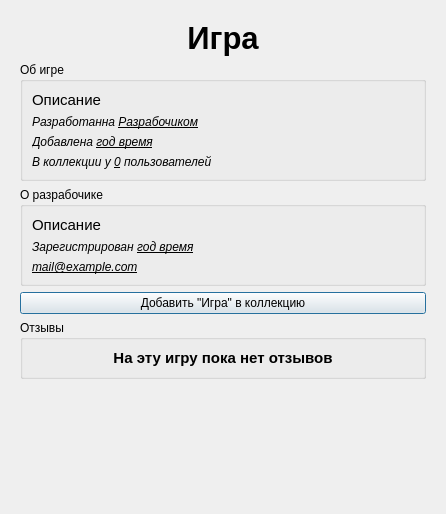
<?xml version="1.0" encoding="UTF-8"?>
<ui version="4.0">
 <class>GameDialog</class>
 <widget class="QDialog" name="GameDialog">
  <property name="geometry">
   <rect>
    <x>0</x>
    <y>0</y>
    <width>446</width>
    <height>514</height>
   </rect>
  </property>
  <property name="windowTitle">
   <string>SuperGames: Просмотр игры</string>
  </property>
  <layout class="QVBoxLayout" name="verticalLayout">
   <item>
    <widget class="QScrollArea" name="scrollArea">
     <property name="frameShape">
      <enum>QFrame::NoFrame</enum>
     </property>
     <property name="frameShadow">
      <enum>QFrame::Plain</enum>
     </property>
     <property name="widgetResizable">
      <bool>true</bool>
     </property>
     <widget class="QWidget" name="scrollAreaWidgetContents">
      <property name="geometry">
       <rect>
        <x>0</x>
        <y>0</y>
        <width>428</width>
        <height>496</height>
       </rect>
      </property>
      <layout class="QVBoxLayout" name="verticalLayout_2">
       <item>
        <widget class="QLabel" name="gameTitle">
         <property name="sizePolicy">
          <sizepolicy hsizetype="Preferred" vsizetype="Fixed">
           <horstretch>0</horstretch>
           <verstretch>0</verstretch>
          </sizepolicy>
         </property>
         <property name="minimumSize">
          <size>
           <width>0</width>
           <height>0</height>
          </size>
         </property>
         <property name="font">
          <font>
           <pointsize>23</pointsize>
           <bold>true</bold>
          </font>
         </property>
         <property name="text">
          <string>Игра</string>
         </property>
         <property name="alignment">
          <set>Qt::AlignCenter</set>
         </property>
         <property name="wordWrap">
          <bool>true</bool>
         </property>
         <property name="margin">
          <number>15</number>
         </property>
        </widget>
       </item>
       <item>
        <widget class="QGroupBox" name="gameGroupBox">
         <property name="title">
          <string>Об игре</string>
         </property>
         <layout class="QVBoxLayout" name="verticalLayout_3">
          <item>
           <widget class="QLabel" name="gameDescription">
            <property name="font">
             <font>
              <pointsize>11</pointsize>
             </font>
            </property>
            <property name="text">
             <string>Описание</string>
            </property>
            <property name="wordWrap">
             <bool>true</bool>
            </property>
           </widget>
          </item>
          <item>
           <widget class="QLabel" name="gameDeveloper">
            <property name="font">
             <font>
              <italic>true</italic>
             </font>
            </property>
            <property name="text">
             <string>&lt;html&gt;&lt;head/&gt;&lt;body&gt;&lt;p&gt;Разработанна &lt;span style=&quot; text-decoration: underline;&quot;&gt;Разрабочиком&lt;/span&gt;&lt;/p&gt;&lt;/body&gt;&lt;/html&gt;</string>
            </property>
            <property name="textFormat">
             <enum>Qt::RichText</enum>
            </property>
           </widget>
          </item>
          <item>
           <widget class="QLabel" name="gameDate">
            <property name="font">
             <font>
              <italic>true</italic>
             </font>
            </property>
            <property name="text">
             <string>Добавлена &lt;u&gt;год время&lt;/u&gt;</string>
            </property>
           </widget>
          </item>
          <item>
           <widget class="QLabel" name="gameCollectionCount">
            <property name="font">
             <font>
              <italic>true</italic>
             </font>
            </property>
            <property name="text">
             <string>В коллекции у &lt;u&gt;0&lt;/u&gt; пользователей</string>
            </property>
           </widget>
          </item>
         </layout>
        </widget>
       </item>
       <item>
        <widget class="QGroupBox" name="developerGroupBox">
         <property name="title">
          <string>О разрабочике</string>
         </property>
         <layout class="QVBoxLayout" name="verticalLayout_4">
          <item>
           <widget class="QLabel" name="developerDescription">
            <property name="font">
             <font>
              <pointsize>11</pointsize>
             </font>
            </property>
            <property name="text">
             <string>Описание</string>
            </property>
            <property name="wordWrap">
             <bool>true</bool>
            </property>
           </widget>
          </item>
          <item>
           <widget class="QLabel" name="developerDate">
            <property name="font">
             <font>
              <italic>true</italic>
             </font>
            </property>
            <property name="text">
             <string>Зарегистрирован &lt;u&gt;год время&lt;/u&gt;</string>
            </property>
           </widget>
          </item>
          <item>
           <widget class="QLabel" name="developerEmail">
            <property name="font">
             <font>
              <italic>true</italic>
              <underline>true</underline>
             </font>
            </property>
            <property name="text">
             <string>mail@example.com</string>
            </property>
           </widget>
          </item>
         </layout>
        </widget>
       </item>
       <item>
        <widget class="QPushButton" name="buyButton">
         <property name="text">
          <string>Добавить &quot;Игра&quot; в коллекцию</string>
         </property>
        </widget>
       </item>
       <item>
        <widget class="QGroupBox" name="reviewGroupBox">
         <property name="title">
          <string>Отзывы</string>
         </property>
         <layout class="QVBoxLayout" name="reviewsVerticalLayout">
          <item>
           <widget class="QLabel" name="noReviewLabel">
            <property name="font">
             <font>
              <pointsize>11</pointsize>
              <bold>true</bold>
             </font>
            </property>
            <property name="text">
             <string>На эту игру пока нет отзывов</string>
            </property>
            <property name="alignment">
             <set>Qt::AlignCenter</set>
            </property>
           </widget>
          </item>
         </layout>
        </widget>
       </item>
       <item>
        <spacer name="verticalSpacer">
         <property name="orientation">
          <enum>Qt::Vertical</enum>
         </property>
         <property name="sizeHint" stdset="0">
          <size>
           <width>20</width>
           <height>40</height>
          </size>
         </property>
        </spacer>
       </item>
      </layout>
     </widget>
    </widget>
   </item>
  </layout>
 </widget>
 <resources/>
 <connections/>
</ui>
